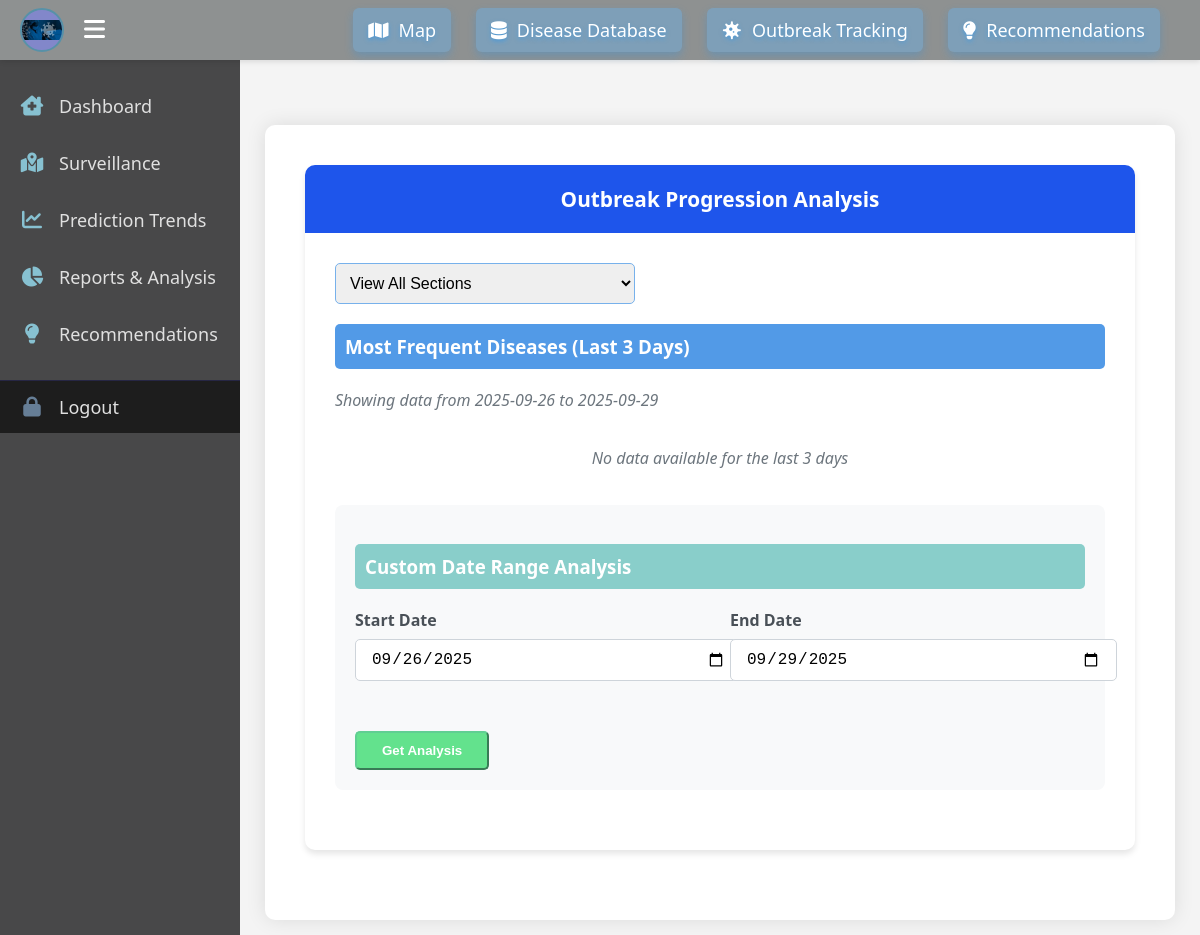
The page /outbreak-progression on the database as committed earlier.
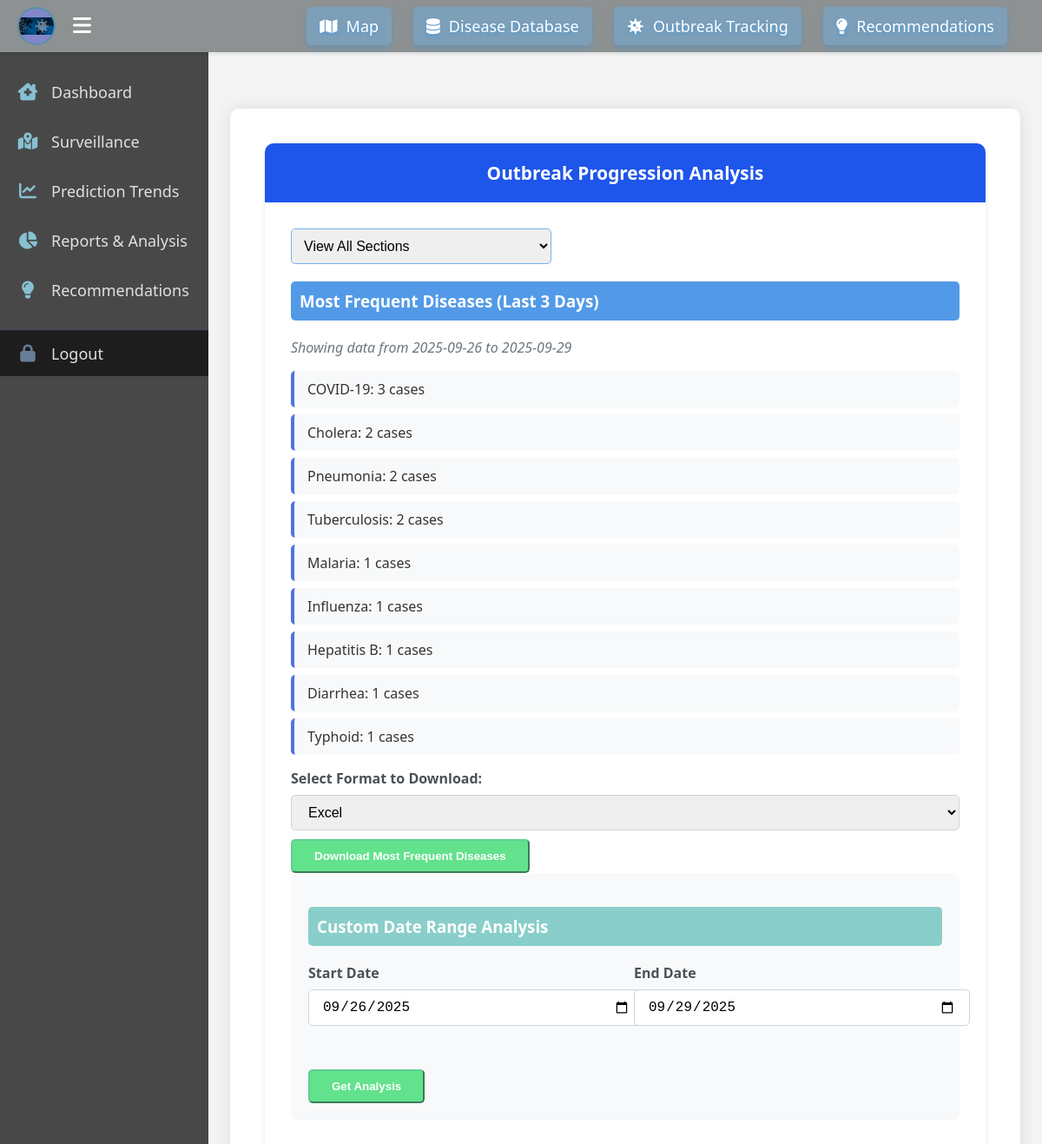
The same page on the database as committed later.
### models.py (models this page shows, shortened)
class DiseaseRecord(db.Model):
    __tablename__ = 'DiseaseRecords'
    id = db.Column(db.Integer, primary_key=True)
    Patient_Age = db.Column('Patient_Age', db.Integer, nullable=False)
    Disease_Name = db.Column('Disease_Name', db.String(200), nullable=False)
    Occasion = db.Column('Occasion', db.String(50), nullable=False)
    Date = db.Column('Date', db.Date, nullable=False)
    Hospital_Name = db.Column('Hospital_Name', db.String(200), nullable=False)

### app.py (the view, shortened to what this page needs)
@app.route('/outbreak-progression', methods=['GET', 'POST'])
def outbreak_progression():
    current_date = datetime.now().date()
    last_three_days = current_date - timedelta(days=3)
    outbreak_query = db.session.query(
        DiseaseRecord.Disease_Name,
        DiseaseRecord.Patient_Age,
        DiseaseRecord.Date
    ).filter(
        DiseaseRecord.Date.between(last_three_days, current_date)
    )
    df = pd.read_sql(outbreak_query.statement, db.engine)
    most_frequent_diseases = df['Disease_Name'].value_counts()
    warnings = []
    seasonal_patterns = None
    age_risk_analysis = None
    return render_template('outbreak_progression.html',
                         most_frequent_diseases=most_frequent_diseases,
                         warnings=warnings,
                         seasonal_patterns=seasonal_patterns,
                         age_risk_analysis=age_risk_analysis,
                         current_date=current_date,
                         last_three_days=last_three_days)

### templates/outbreak_progression.html (shortened to what this page needs)
{% extends 'base.html' %}
{% block content %}
<div class="main-container">
    <div class="card">
        <div class="card-header">
            Outbreak Progression Analysis
        </div>
        <div class="card-body">
            <div class="filter-container">
                <select id="sectionFilter" class="filter-select" onchange="filterSections()">
                    <option value="all">View All Sections</option>
                </select>
            </div>
            <h3 class="section-title frequent-diseases-title" onclick="toggleSection('frequentDiseases')">Most Frequent Diseases (Last 3 Days)</h3>
            <p class="time-period">Showing data from {{ last_three_days.strftime('%Y-%m-%d') }} to {{ current_date.strftime('%Y-%m-%d') }}</p>
            <div id="frequentDiseases" style="display: block;">
                {% if most_frequent_diseases is not none and not most_frequent_diseases.empty %}
                    <ul class="data-list">
                        {% for disease, count in most_frequent_diseases.items() %}
                        <li>{{ disease }}: {{ count }} cases</li>
                        {% endfor %}
                    </ul>
                    <form method="POST" action="/download-frequent-diseases">
                        <label for="format" class="form-label">Select Format to Download:</label>
                        <select name="format" id="format" class="form-control" required>
                            <option value="excel">Excel</option>
                        </select>
                        <button type="submit" class="btn-primary">Download Most Frequent Diseases</button>
                    </form>
                {% else %}
                    <p class="no-data">No data available for the last 3 days</p>
                {% endif %}
            </div>
            <div class="form-container">
                <h3 class="section-title custom-date-range-title" onclick="toggleSection('customDateRange')">Custom Date Range Analysis</h3>
                <div id="customDateRange" style="display: block;">
                    <form method="POST">
                        <div class="form-row" style="display: flex; gap: 20px; margin-bottom: 20px;">
                            <div class="form-group" style="flex: 1;">
                                <label for="start_date" class="form-label">Start Date</label>
                                <input type="date" id="start_date" name="start_date" class="form-control" required>
                            </div>
                            <div class="form-group" style="flex: 1;">
                                <label for="end_date" class="form-label">End Date</label>
                                <input type="date" id="end_date" name="end_date" class="form-control" required>
                            </div>
                        </div>
                        <button type="submit" class="btn-primary">Get Analysis</button>
                    </form>
                </div>
            </div>
        </div>
    </div>
</div>
{% endblock %}

Rows that differ between the two databases and show on the page:
now on this page (row edited): DiseaseRecord: Disease_Name "COVID-19", count "3"
now on this page (row edited): DiseaseRecord: Disease_Name "Cholera", count "2"
now on this page (row edited): DiseaseRecord: Disease_Name "Pneumonia", count "2"
now on this page (row edited): DiseaseRecord: Disease_Name "Tuberculosis", count "2"
now on this page (row edited): DiseaseRecord: Disease_Name "Malaria", count "1"
now on this page (row edited): DiseaseRecord: Disease_Name "Influenza", count "1"
now on this page (row edited): DiseaseRecord: Disease_Name "Hepatitis B", count "1"
now on this page (row edited): DiseaseRecord: Disease_Name "Diarrhea", count "1"
now on this page (row edited): DiseaseRecord: Disease_Name "Typhoid", count "1"
Other text that changed with them:
form field format: (not shown) → "Excel"
text no longer shown: "No data available for the last 3 days"
text now shown: "Select Format to Download: Download Most Frequent Diseases"
